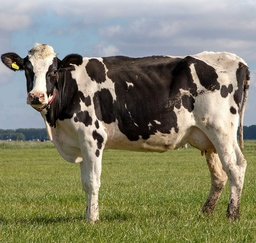
#> input picture public/cropped.jpg, 256 x 243 px, shrunk from 944 x 896 before the run, found by its file name
$ jupyter execute segment.ipynb
#> lines starting #> are read from the running program, lines starting #| are printed output that depends on the picture
# Object Segmentation using Color Segmentation

## Initialisation

[cell 1]
# Importing the required libraries
import cv2

# Visualization purposes
import matplotlib.pyplot as plt

# Only for arctan and degrees
import math

## Functions

[cell 2]
def rgb_to_hsv(r, g, b):
    r, g, b = r/255.0, g/255.0, b/255.0
    mx = max(r, g, b)
    mn = min(r, g, b)
    df = mx-mn
    if mx == mn:
        h = 0
    elif mx == r:
        h = (60 * ((g-b)/df) + 360) % 360
    elif mx == g:
        h = (60 * ((b-r)/df) + 120) % 360
    elif mx == b:
        h = (60 * ((r-g)/df) + 240) % 360
    if mx == 0:
        s = 0
    else:
        s = df/mx
    v = mx
    return h, s, v

[cell 3]
def rgb2hsv(img):
    rows, cols, channels = img.shape
    hsv_img = [[0 for i in range(cols)] for j in range(rows)]
    for i in range(rows):
        for j in range(cols):
            hsv_img[i][j] = rgb_to_hsv(img[i, j, 0], img[i, j, 1], img[i, j, 2])
    return hsv_img

[cell 4]
def split(img):
    # Split channels
    h = [[0 for i in range(len(hsv[0]))] for j in range(len(hsv))]
    s = [[0 for i in range(len(hsv[0]))] for j in range(len(hsv))]
    v = [[0 for i in range(len(hsv[0]))] for j in range(len(hsv))]

    for i in range(len(hsv)):
        for j in range(len(hsv[i])):
            h[i][j] = hsv[i][j][0]
            s[i][j] = hsv[i][j][1]
            v[i][j] = hsv[i][j][2]

    return h, s, v

[cell 5]
PI = 3.14159265358979323846

def blur(input_img, kernel_size, sigma):
    # Create kernel
    kernel = [[0 for i in range(kernel_size)] for j in range(kernel_size)]
    for i in range(kernel_size):
        for j in range(kernel_size):
            kernel[i][j] = 1/(2*PI*sigma**2)*math.exp(-((i-kernel_size//2)**2+(j-kernel_size//2)**2)/(2*sigma**2))

    output = [[0 for i in range(len(input_img[0]))] for j in range(len(input_img))]
    # # Padding the image with 0s according to kernel size
    padding = [[0 for i in range(len(input_img[0])+kernel_size-1)] for j in range(len(input_img)+kernel_size-1)]

    for i in range(len(input_img)):
        for j in range(len(input_img[i])):
            padding[i+1][j+1] = input_img[i][j]

    for i in range(len(input_img)):
        for j in range(len(input_img[i])):
            for k in range(len(kernel)):
                for l in range(len(kernel[k])):
                    output[i][j] = int(output[i][j] + kernel[k][l]*padding[i+k][j+l])

    return  output

[cell 6]
# Convert to binary
def binary(img, threshold):
    output = [[0 for i in range(len(img[0]))] for j in range(len(img))]
    for i in range(len(img)):
        for j in range(len(img[i])):
            if img[i][j] > threshold:
                output[i][j] = 255
            else:
                output[i][j] = 0
    return output

[cell 7]
def dilation(img, kernel, padding):
    output = [[0 for i in range(len(img[0]))] for j in range(len(img))]

    for i in range(len(img)):
        for j in range(len(img[i])):
            for k in range(len(kernel)):
                for l in range(len(kernel[k])):
                    output[i][j] = int(max(output[i][j], kernel[k][l]*padding[i+k][j+l]))

    return  output

[cell 8]
def erosion(img, kernel, padding):
    output = [[0 for i in range(len(img[0]))] for j in range(len(img))]

    for i in range(len(img)):
        for j in range(len(img[i])):
            for k in range(len(kernel)):
                for l in range(len(kernel[k])):
                    output[i][j] = int(min(output[i][j], kernel[k][l]*padding[i+k][j+l]))

    return  output

[cell 9]
PI = 3.14159265358979323846

# Apply noise removal
def morph(img, kernel_size, sigma, type):
    # Create kernel
    kernel = [[0 for i in range(kernel_size)] for j in range(kernel_size)]
    for i in range(kernel_size):
        for j in range(kernel_size):
            kernel[i][j] = 1/(2*PI*sigma**2)*math.exp(-((i-kernel_size//2)**2+(j-kernel_size//2)**2)/(2*sigma**2))

    # # Padding the image with 0s according to kernel size
    padding = [[0 for i in range(len(img[0])+kernel_size-1)] for j in range(len(img)+kernel_size-1)]

    for i in range(len(img)):
        for j in range(len(img[i])):
            padding[i+1][j+1] = img[i][j]

    if type == "closing":
        output = erosion(img, kernel, padding)
        output = dilation(output, kernel, padding)
    elif type == "opening":
        output = dilation(img, kernel, padding)
        output = erosion(output, kernel, padding)
    elif type == "dilation":
        output = dilation(img, kernel, padding)
    elif type == "erosion":
        output = erosion(img, kernel, padding)
    return output

[cell 10]
# Invert image
def invert(img):
    output = [[0 for i in range(len(img[0]))] for j in range(len(img))]
    for i in range(len(img)):
        for j in range(len(img[i])):
            output[i][j] = 255 - img[i][j]
            if output[i][j] < 0:
                output[i][j] = 0
    return output

[cell 11]
# Median filter
def median_filter(img, kernel_size):
    output = [[0 for i in range(len(img[0]))] for j in range(len(img))]

    padding = [[0 for i in range(len(img[0])+kernel_size-1)] for j in range(len(img)+kernel_size-1)]

    for i in range(len(img)):
        for j in range(len(img[i])):
            padding[i+1][j+1] = img[i][j]

    for i in range(len(img)):
        for j in range(len(img[i])):
            temp = []
            for k in range(kernel_size):
                for l in range(kernel_size):
                    temp.append(padding[i+k][j+l])
            temp.sort()
            output[i][j] = temp[len(temp)//2]

    return output

## Segmentation

[cell 12]
# Read image
img = cv2.imread('./cropped.jpg')
#> img is the input picture: shape (243, 256, 3); mean B, G, R 107.3, 131, 131.7

plt.imshow(img[:,:,::-1])
plt.show()

[cell 13]
hsv = rgb2hsv(img)
#> the loop in rgb2hsv, `for i in range(rows):` made 243 passes
h, s, v = split(hsv)

plt.figure(figsize=(15, 15))
plt.subplot(1, 3, 1)
plt.imshow(h, cmap='gray')
plt.title('Hue')
plt.subplot(1, 3, 2)
plt.imshow(s, cmap='gray')
plt.title('Saturation')
plt.subplot(1, 3, 3)
plt.imshow(v, cmap='gray')
plt.title('Value')
plt.show()
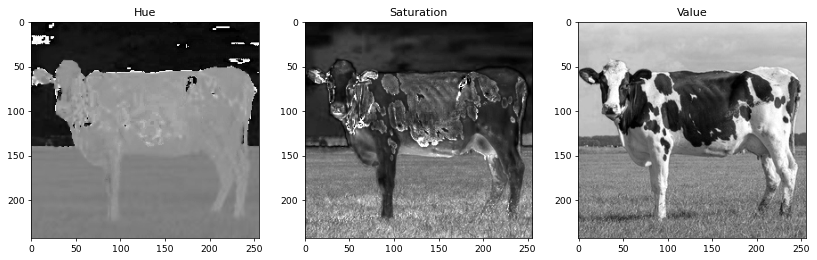
#> figure drawn by matplotlib, 3 panels

[cell 14]
img_hue = h

plt.imshow(img_hue, cmap='gray')
plt.show()
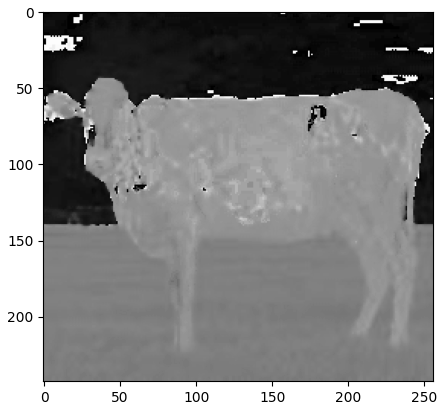
#> figure drawn by matplotlib, 1 panel

[cell 15]
blur_hue = blur(img_hue, 3, 2)

plt.imshow(blur_hue, cmap='gray')
plt.show()
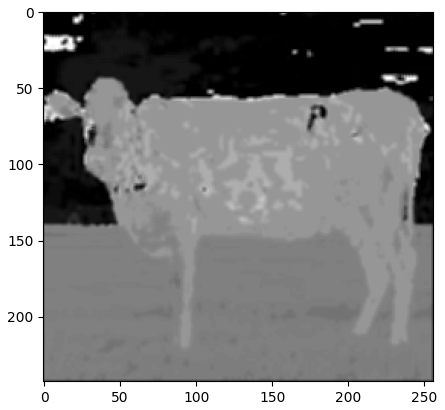
#> figure drawn by matplotlib, 1 panel

[cell 16]
binary_hue = binary(img_hue, 23)

plt.imshow(binary_hue, cmap='gray')
plt.show()
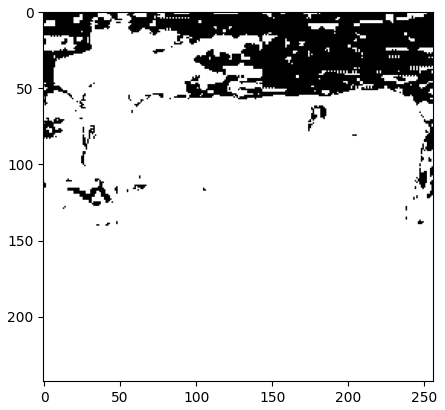
#> figure drawn by matplotlib, 1 panel

[cell 17]
invert_hue = invert(binary_hue)

plt.imshow(invert_hue, cmap='gray')
plt.show()
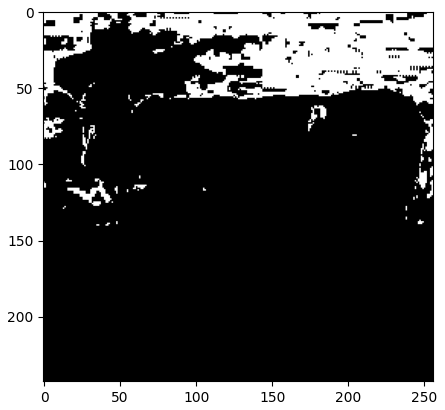
#> figure drawn by matplotlib, 1 panel

[cell 18]
closing_hue = morph(invert_hue, 9, 5, "closing")

plt.imshow(closing_hue, cmap='gray')
plt.show()
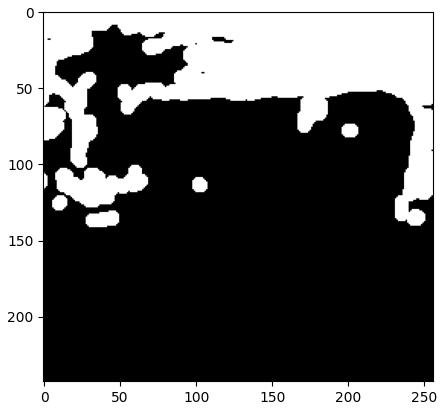
#> figure drawn by matplotlib, 1 panel

[cell 19]
filtered_hue = median_filter(closing_hue, 49)

plt.imshow(filtered_hue, cmap='gray')
plt.show()
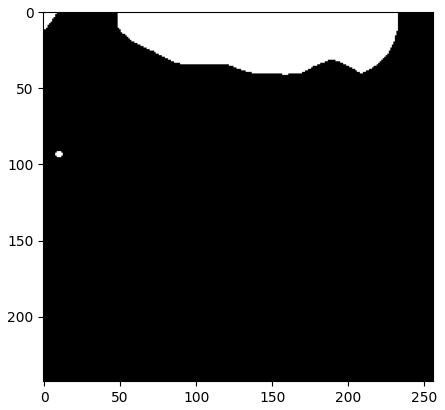
#> figure drawn by matplotlib, 1 panel
